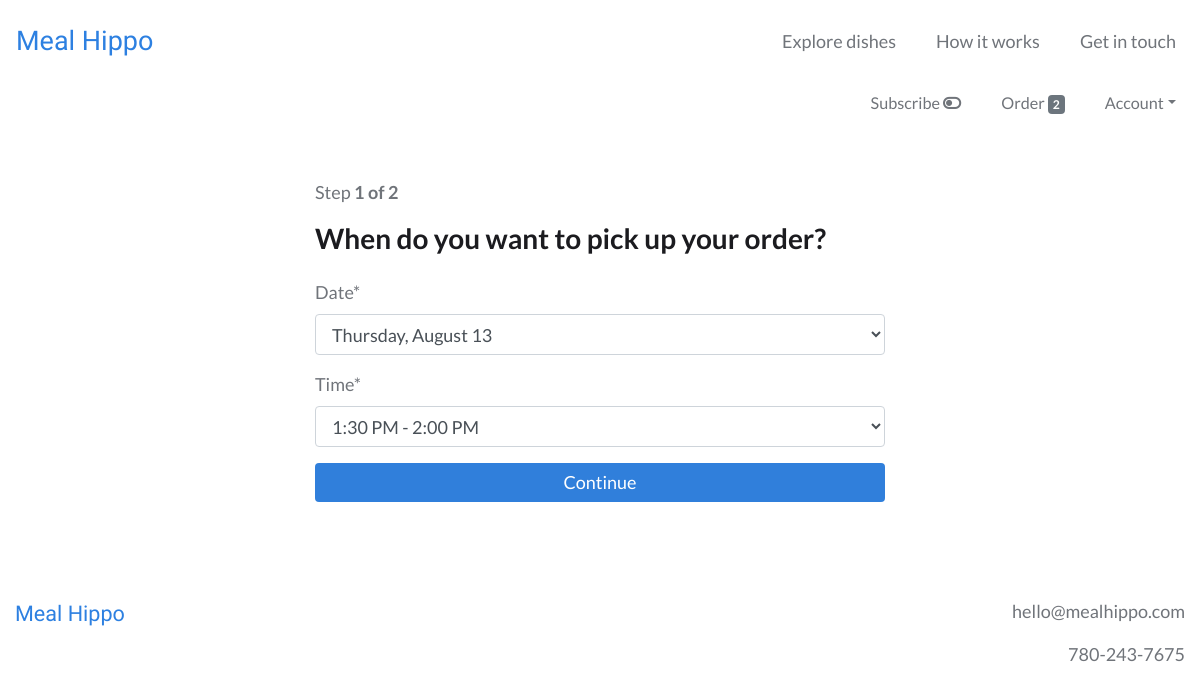
/order/timing (signed in), run on an earlier commit of the app's database.
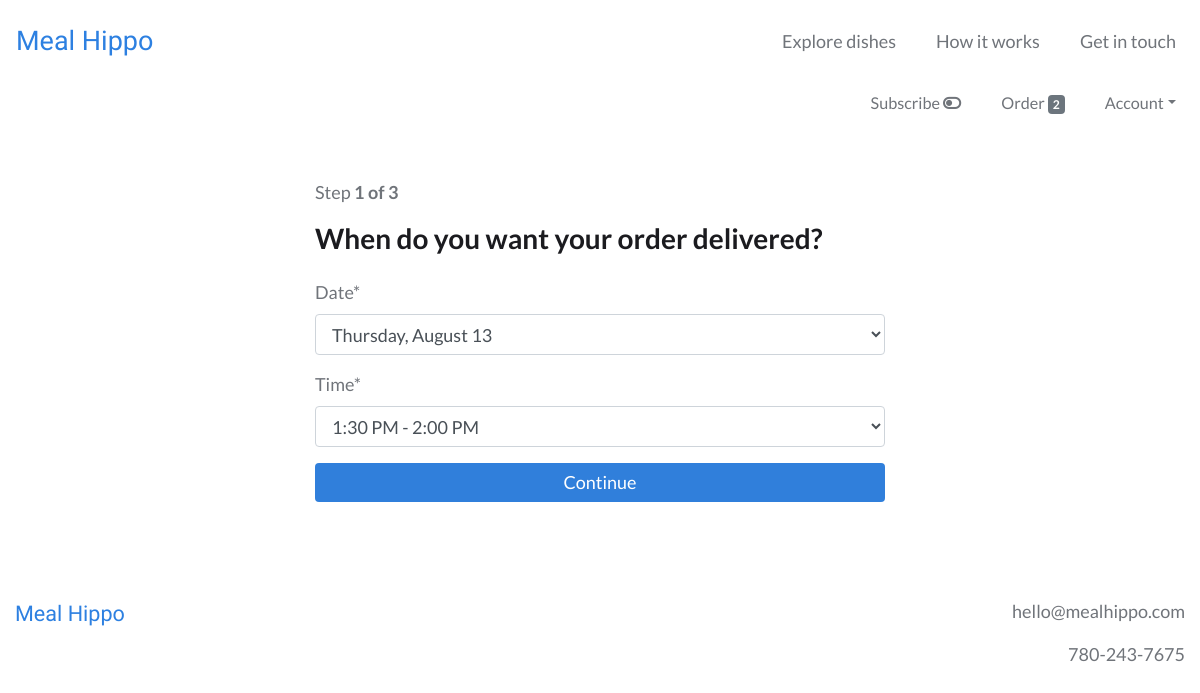
And on a later commit of the database.
### webplatform/views.py (the view, shortened to what this page needs)
# urls.py: path('order/timing', views.OrderTimingView.as_view(), name='order_timing_view'),
class OrderTimingView(IsSubscribedMixin, LoginRequiredMixin, UpdateView):
    login_url = 'login'
    template_name = 'webplatform/order_timing_view.html'
    form_class = forms.OrderTimingForm
    def get_object(self):
        order_qs = models.Order.objects.filter(user=self.request.user, is_completed=False)
        if order_qs.exists():
            order = order_qs[0]
            if order.items.count() > 0:
                return order

### webplatform/templatetags/cart_templatetags.py (called while the page is built)
@register.filter
def cart_item_count(user):
    if user.is_authenticated:
        queryset = models.Order.objects.filter(user=user, is_completed=False)
        if queryset.exists():
            return queryset[0].items.count()
    return 0

### webplatform/views.py (called while the page is built)
    def get_context_data(self, **kwargs):
        context = super(IsSubscribedMixin, self).get_context_data(**kwargs)
        if self.request.user.is_authenticated:
            user_subscription_qs = models.UserSubscription.objects.filter(user=self.request.user)
            user_subscription = user_subscription_qs[0]
            context['is_subscribed'] = user_subscription.is_subscribed
        return context

### webplatform/templates/webplatform/order_timing_view.html (shortened to what this page needs)
{% extends 'base.html' %}
{% load static %}
{% load crispy_forms_tags %}
{% load humanize %}
{% block content %}
<div class="container-fluid my-5">
  <div class="row">
    <div class="col-lg-6 offset-lg-3 col-md-8 offset-md-2 col-12">
      {% if order.to_be_delivered %}
        <p>Step <b>1 of 3</b></p>
      {% else %}
        <p>Step <b>1 of 2</b></p>
      {% endif %}
      {% if order.to_be_delivered %}
        <h3 class="mb-4">When do you want your order delivered?</h3>
      {% else %}
        <h3 class="mb-4">When do you want to pick up your order?</h3>
      {% endif %}
      <form method="post">
        {{ form|crispy }}
        <input type="submit" value="Continue" class="btn btn-primary btn-block">
      </form>
    </div>
  </div>
</div>
{% endblock %}

What changed in the data, as far as the page shows it:
changed Order "Thursday, August 13": to_be_delivered False → True (drawn)
Also different on the page:
text no longer shown: "1 of 2 When do you want to pick up your order?"
text now shown: "1 of 3 When do you want your order delivered?"
